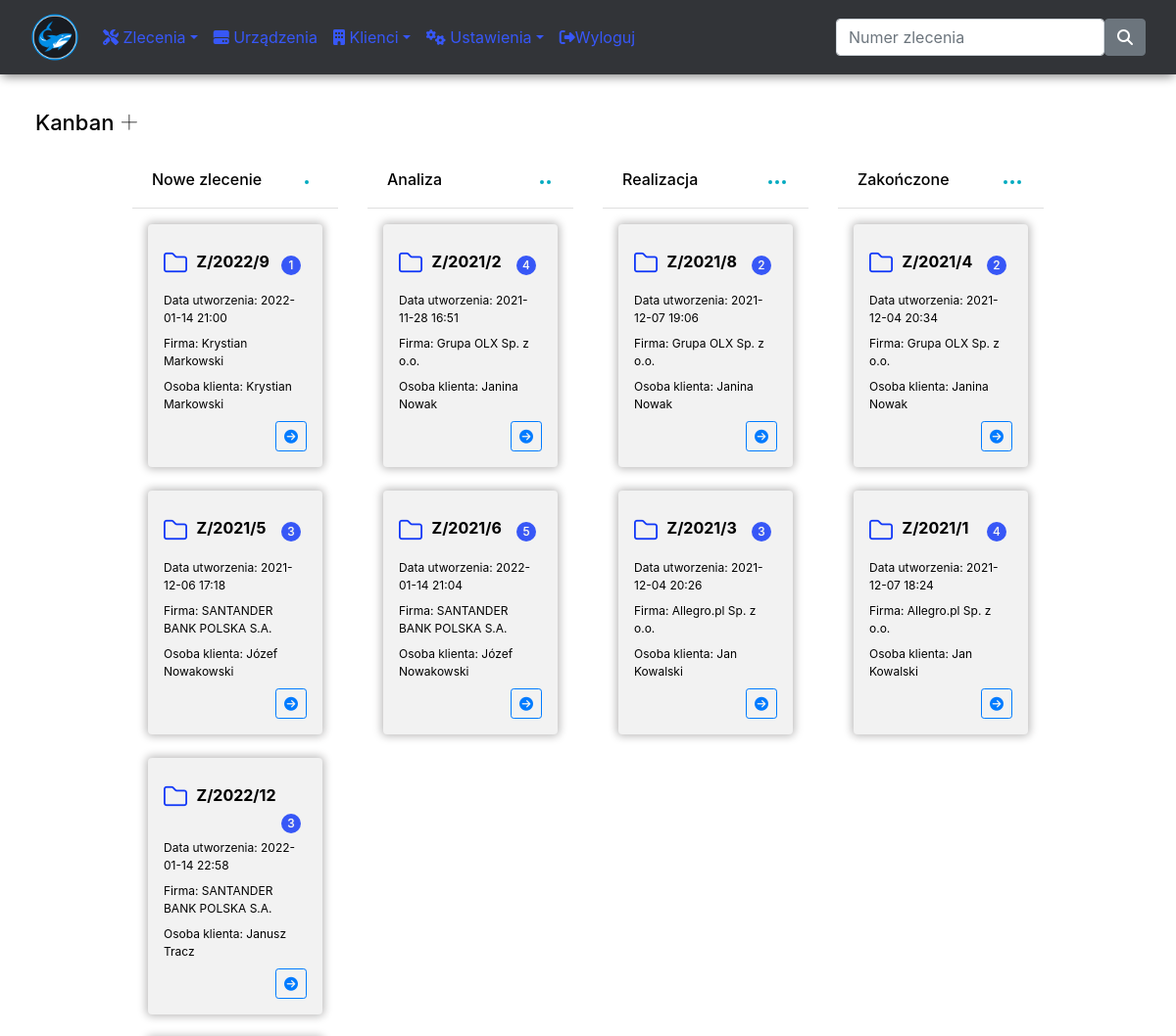
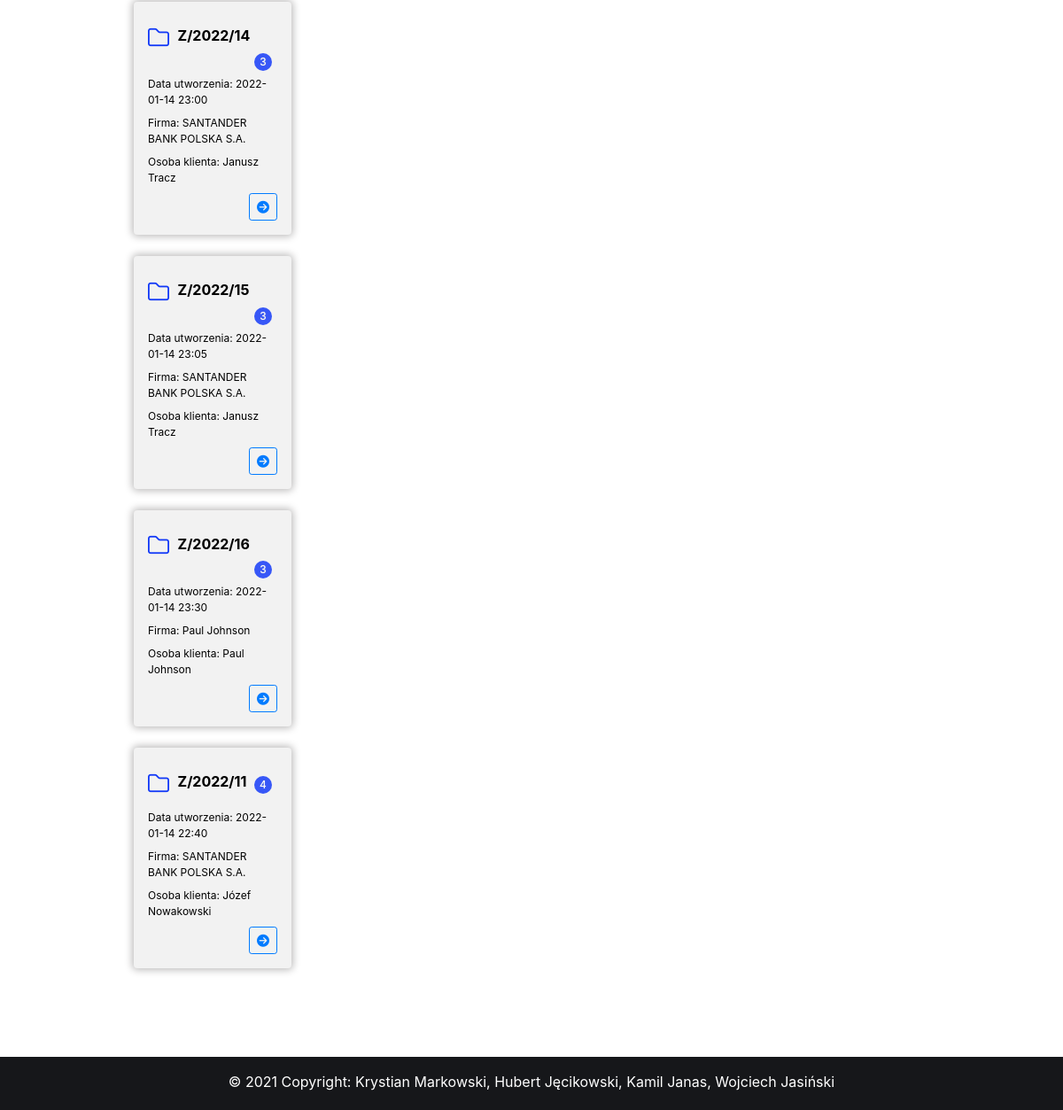
The app's page /kanban.php (signed in) with its own data (2 pictures, top to bottom).
### tables this page shows
CREATE TABLE `contract` (
  `contract_id` int(11) NOT NULL,
  `contract_number` varchar(50) NOT NULL,
  `phase_id` int(11) NOT NULL,
  `employee_id` int(11) NOT NULL,
  `company_id` int(11) NOT NULL,
  `company_user_id` int(11) NOT NULL,
  `description` text NOT NULL,
  `priority` int(11) NOT NULL,
  `creation_date` timestamp NOT NULL DEFAULT current_timestamp() ON UPDATE current_timestamp()
);

CREATE TABLE `company` (
  `company_id` int(11) NOT NULL,
  `name` varchar(250) NOT NULL,
  `short_name` varchar(250) NOT NULL,
  `NIP` varchar(10) DEFAULT NULL
);

### kanban.php (the view, shortened to what the rows shown need)
<!doctype html>
<html lang="pl">
    <head>
        <link href="css/bootstrap.min.css" rel="stylesheet">
        <link href="css/login_form.css" rel="stylesheet">
        <link href="css/style.css" rel="stylesheet">
    </head>
<body id="kanban">
<?php
    $user_type = $_SESSION['user_type'];
    require_once "connect.php";
?>
<main class="content">
    <div class="container p-0">
        <h1 class="h3 mb-3 kanban_name">Kanban <a href="contractCard_new.php"><i class="fas fa-plus"></i></a></h1>
        <div class="row kanban">
            <div class="col-12 col-lg-6 col-xl-3">
                <div class="card card-border-primary">
                    <div class="card-body p-3 column">
            <?php
                $contracts = $con->query('
                SELECT
                    contract_id,
                    contract_number,
                    phase.name AS "phase",
                    LEFT(description , 20) AS "description",
                    substr(creation_date, 1, 16) AS "creation_date",
                    CONCAT(employee.first_name, " ", employee.last_name) AS "employee",
                    company.name AS "company",
                    CONCAT(company_user.first_name, " ", company_user.last_name) AS "company_user",
                    CASE
                        WHEN priority = 1 THEN "1"
                        WHEN priority = 2 THEN "2"
                        WHEN priority = 3 THEN "3"
                        WHEN priority = 4 THEN "4"
                        WHEN priority = 5 THEN "5"
                    END AS "priority",
                    device.serial_number as "serial_number"
                FROM contract
                LEFT JOIN phase using (phase_id)
                LEFT JOIN company using (company_id)
                LEFT JOIN company_user using (company_user_id)
                LEFT JOIN employee using (employee_id)
                LEFT JOIN device using (contract_id)
                WHERE contract.phase_id = 1
                AND (CASE WHEN '.$user_type.' = 2 THEN contract.company_id = '.$_SESSION['company_id'].'
                ELSE true END)
                ORDER BY priority, creation_date
                ');
                while($contract_new = $contracts->fetch_assoc())
                {
            ?>
                <div class="card mb-3 bg-light">
                    <div class="card-body p-3 card">
                        <div class="float-right mr-n2">
                            <label class="custom-control custom-checkbox">
                                    <img src="img/folder.png" width="24" height="24" alt="Avatar">
                                <a class="link-card" href="contractCard.php?id=<?php echo $contract_new['contract_id']; ?>"><?php echo $contract_new['contract_number']; ?> </a>
                                <div class="priority"><?php echo $contract_new['priority']; ?></div>
                            </label>
                        </div>
                        <p class="creation_date">Data utworzenia: <?php  echo $contract_new['creation_date']; ?></p>
                        <p class="creation_date">Firma: <?php  echo $contract_new['company']; ?></p>
                        <p class="creation_date">Osoba klienta: <?php  echo $contract_new['company_user']; ?></p>
                        <div class="contract_details">
                            <a class="btn btn-outline-primary btn-sm" href="contractCard.php?id=<?php echo $contract_new['contract_id']; ?>"><i class="fas fa-arrow-circle-right"></i></a>
                        </div>
                    </div>
                </div>
            <?php
                }
            ?>
                </div>
            </div>
        </div>
            <div class="col-12 col-lg-6 col-xl-3">
                <div class="card card-border-warning">
                    <div class="card-body p-3 column">
                    <?php
                        $contracts = $con->query('
                        SELECT
                            contract_id,
                            contract_number,
                            phase.name AS "phase",
                            LEFT(description , 20) AS "description",
                            substr(creation_date, 1, 16) AS "creation_date",
                            CONCAT(employee.first_name, " ", employee.last_name) AS "employee",
                            company.name AS "company",
                            CONCAT(company_user.first_name, " ", company_user.last_name) AS "company_user",
                            CASE
                                WHEN priority = 1 THEN "1"
                                WHEN priority = 2 THEN "2"
                                WHEN priority = 3 THEN "3"
                                WHEN priority = 4 THEN "4"
                                WHEN priority = 5 THEN "5"
                            END AS "priority",
                            device.serial_number as "serial_number"
                        FROM contract
                        LEFT JOIN phase using (phase_id)
                        LEFT JOIN company using (company_id)
                        LEFT JOIN company_user using (company_user_id)
                        LEFT JOIN employee using (employee_id)
                        LEFT JOIN device using (contract_id)
                        WHERE contract.phase_id = 2
                        AND (CASE WHEN '.$user_type.' = 2 THEN contract.company_id = '.$_SESSION['company_id'].'
                        ELSE true END)
                        ORDER BY priority, creation_date
                        ');
                        while($contract_analysis = $contracts->fetch_assoc())
                        {
                    ?>
                        <div class="card mb-3 bg-light">
                            <div class="card-body p-3 card">
                                <div class="float-right mr-n2">
                                    <label class="custom-control custom-checkbox">
                                            <img src="img/folder.png" width="24" height="24" alt="Avatar">
                                        <a class="link-card" href="contractCard.php?id=<?php echo $contract_analysis['contract_id']; ?>"><?php echo $contract_analysis['contract_number']; ?> </a>
                                        <div class="priority"><?php echo $contract_analysis['priority']; ?></div>
                                    </label>
                                </div>
                                <p class="creation_date">Data utworzenia: <?php  echo $contract_analysis['creation_date']; ?></p>
                                <p class="creation_date">Firma: <?php  echo $contract_analysis['company']; ?></p>
                                <p class="creation_date">Osoba klienta: <?php  echo $contract_analysis['company_user']; ?></p>
                                <div class="contract_details">
                                    <a class="btn btn-outline-primary btn-sm" href="contractCard.php?id=<?php echo $contract_analysis['contract_id']; ?>"><i class="fas fa-arrow-circle-right"></i></a>
                                </div>
                            </div>
                        </div>
                    <?php
                        }
                    ?>
            </div>
        </div>
    </div>
    <div class="col-12 col-lg-6 col-xl-3">
                <div class="card card-border-warning">
                    <div class="card-body p-3 column">
                    <?php
                        $contracts = $con->query('
                        SELECT
                            contract_id,
                            contract_number,
                            phase.name AS "phase",
                            LEFT(description , 20) AS "description",
                            substr(creation_date, 1, 16) AS "creation_date",
                            CONCAT(employee.first_name, " ", employee.last_name) AS "employee",
                            company.name AS "company",
                            CONCAT(company_user.first_name, " ", company_user.last_name) AS "company_user",
                            CASE
                                WHEN priority = 1 THEN "1"
                                WHEN priority = 2 THEN "2"
                                WHEN priority = 3 THEN "3"
                                WHEN priority = 4 THEN "4"
                                WHEN priority = 5 THEN "5"
                            END AS "priority",
                            device.serial_number as "serial_number"
                        FROM contract
                        LEFT JOIN phase using (phase_id)
                        LEFT JOIN company using (company_id)
                        LEFT JOIN company_user using (company_user_id)
                        LEFT JOIN employee using (employee_id)
                        LEFT JOIN device using (contract_id)
                        WHERE contract.phase_id = 3
                        AND (CASE WHEN '.$user_type.' = 2 THEN contract.company_id = '.$_SESSION['company_id'].'
                        ELSE true END)
                        ORDER BY priority, creation_date
                        ');
                        while($contract_analysis = $contracts->fetch_assoc())
                        {
                    ?>
                        <div class="card mb-3 bg-light">
                            <div class="card-body p-3 card">
                                <div class="float-right mr-n2">
                                    <label class="custom-control custom-checkbox">
                                            <img src="img/folder.png" width="24" height="24" alt="Avatar">
                                        <a class="link-card" href="contractCard.php?id=<?php echo $contract_analysis['contract_id']; ?>"><?php echo $contract_analysis['contract_number']; ?> </a>
                                        <div class="priority"><?php echo $contract_analysis['priority']; ?></div>
                                    </label>
                                </div>
                                <p class="creation_date">Data utworzenia: <?php  echo $contract_analysis['creation_date']; ?></p>
                                <p class="creation_date">Firma: <?php  echo $contract_analysis['company']; ?></p>
                                <p class="creation_date">Osoba klienta: <?php  echo $contract_analysis['company_user']; ?></p>
                                <div class="contract_details">
                                    <a class="btn btn-outline-primary btn-sm" href="contractCard.php?id=<?php echo $contract_analysis['contract_id']; ?>"><i class="fas fa-arrow-circle-right"></i></a>
                                </div>
                            </div>
                        </div>
                    <?php
                        }
                    ?>
            </div>
        </div>
    </div>
    <div class="col-12 col-lg-6 col-xl-3">
                <div class="card card-border-warning">
                    <div class="card-body p-3 column">
                    <?php
                        $contracts = $con->query('
                        SELECT
                            contract_id,
                            contract_number,
                            phase.name AS "phase",
                            LEFT(description , 20) AS "description",
                            substr(creation_date, 1, 16) AS "creation_date",
                            CONCAT(employee.first_name, " ", employee.last_name) AS "employee",
                            company.name AS "company",
                            CONCAT(company_user.first_name, " ", company_user.last_name) AS "company_user",
                            CASE
                                WHEN priority = 1 THEN "1"
                                WHEN priority = 2 THEN "2"
                                WHEN priority = 3 THEN "3"
                                WHEN priority = 4 THEN "4"
                                WHEN priority = 5 THEN "5"
                            END AS "priority",
                            device.serial_number as "serial_number"
                        FROM contract
                        LEFT JOIN phase using (phase_id)
                        LEFT JOIN company using (company_id)
                        LEFT JOIN company_user using (company_user_id)
                        LEFT JOIN employee using (employee_id)
                        LEFT JOIN device using (contract_id)
                        WHERE contract.phase_id = 4
                        AND (CASE WHEN '.$user_type.' = 2 THEN contract.company_id = '.$_SESSION['company_id'].'
                        ELSE true END)
                        ORDER BY priority, creation_date
                        ');
                        while($contract_analysis = $contracts->fetch_assoc())
                        {
                    ?>
                        <div class="card mb-3 bg-light">
                            <div class="card-body p-3 card">
                                <div class="float-right mr-n2">
                                    <label class="custom-control custom-checkbox">
                                            <img src="img/folder.png" width="24" height="24" alt="Avatar">
                                        <a class="link-card" href="contractCard.php?id=<?php echo $contract_analysis['contract_id']; ?>"><?php echo $contract_analysis['contract_number']; ?> </a>
                                        <div class="priority"><?php echo $contract_analysis['priority']; ?></div>
                                    </label>
                                </div>
                                <p class="creation_date">Data utworzenia: <?php  echo $contract_analysis['creation_date']; ?></p>
                                <p class="creation_date">Firma: <?php  echo $contract_analysis['company']; ?></p>
                                <p class="creation_date">Osoba klienta: <?php  echo $contract_analysis['company_user']; ?></p>
                                <div class="contract_details">
                                    <a class="btn btn-outline-primary btn-sm" href="contractCard.php?id=<?php echo $contract_analysis['contract_id']; ?>"><i class="fas fa-arrow-circle-right"></i></a>
                                </div>
                            </div>
                        </div>
                    <?php
                        }
                    ?>
            </div>
        </div>
    </div>
    </div>
</div>
</main>
</body>
</html>

### records on screen
contract: contract_number "Z/2022/9", priority "1", creation_date "2022-01-14 21:00", company.name "Krystian Markowski", company_user "Krystian Markowski"
contract: contract_number "Z/2021/5", priority "3", creation_date "2021-12-06 17:18", company.name "SANTANDER BANK POLSKA S.A.", company_user "Józef Nowakowski"
contract: contract_number "Z/2022/12", priority "3", creation_date "2022-01-14 22:58", company.name "SANTANDER BANK POLSKA S.A.", company_user "Janusz Tracz"
contract: contract_number "Z/2022/14", priority "3", creation_date "2022-01-14 23:00", company.name "SANTANDER BANK POLSKA S.A.", company_user "Janusz Tracz"
contract: contract_number "Z/2022/15", priority "3", creation_date "2022-01-14 23:05", company.name "SANTANDER BANK POLSKA S.A.", company_user "Janusz Tracz"
contract: contract_number "Z/2022/16", priority "3", creation_date "2022-01-14 23:30", company.name "Paul Johnson", company_user "Paul Johnson"
contract: contract_number "Z/2022/11", priority "4", creation_date "2022-01-14 22:40", company.name "SANTANDER BANK POLSKA S.A.", company_user "Józef Nowakowski"
contract: contract_number "Z/2021/2", priority "4", creation_date "2021-11-28 16:51", company.name "Grupa OLX Sp. z o.o.", company_user "Janina Nowak"
contract: contract_number "Z/2021/6", priority "5", creation_date "2022-01-14 21:04", company.name "SANTANDER BANK POLSKA S.A.", company_user "Józef Nowakowski"
contract: contract_number "Z/2021/8", priority "2", creation_date "2021-12-07 19:06", company.name "Grupa OLX Sp. z o.o.", company_user "Janina Nowak"
contract: contract_number "Z/2021/3", priority "3", creation_date "2021-12-04 20:26", company.name "Allegro.pl Sp. z o.o.", company_user "Jan Kowalski"
contract: contract_number "Z/2021/4", priority "2", creation_date "2021-12-04 20:34", company.name "Grupa OLX Sp. z o.o.", company_user "Janina Nowak"
contract: contract_number "Z/2021/1", priority "4", creation_date "2021-12-07 18:24", company.name "Allegro.pl Sp. z o.o.", company_user "Jan Kowalski"
